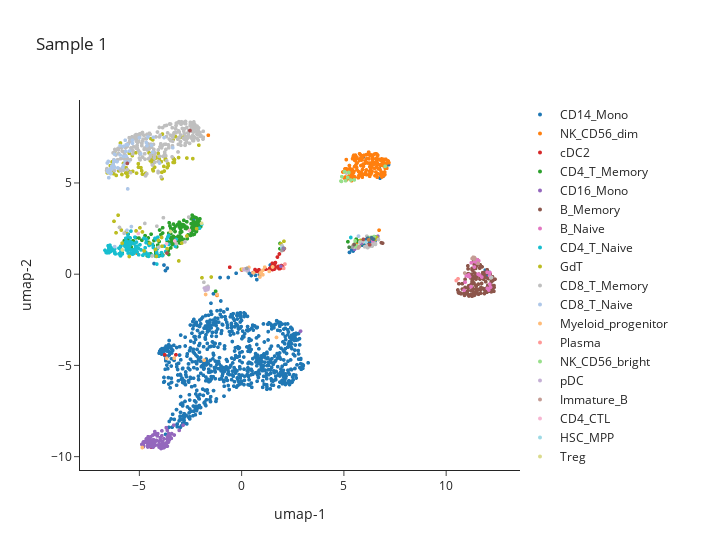

Notebook cell for this chart:
### Code cell
fig = PBMC_HD01.protein.scatterplot(attribute='umap',colorby='Averaged.Detailed.Celltype.Small')
go.Figure(fig)
